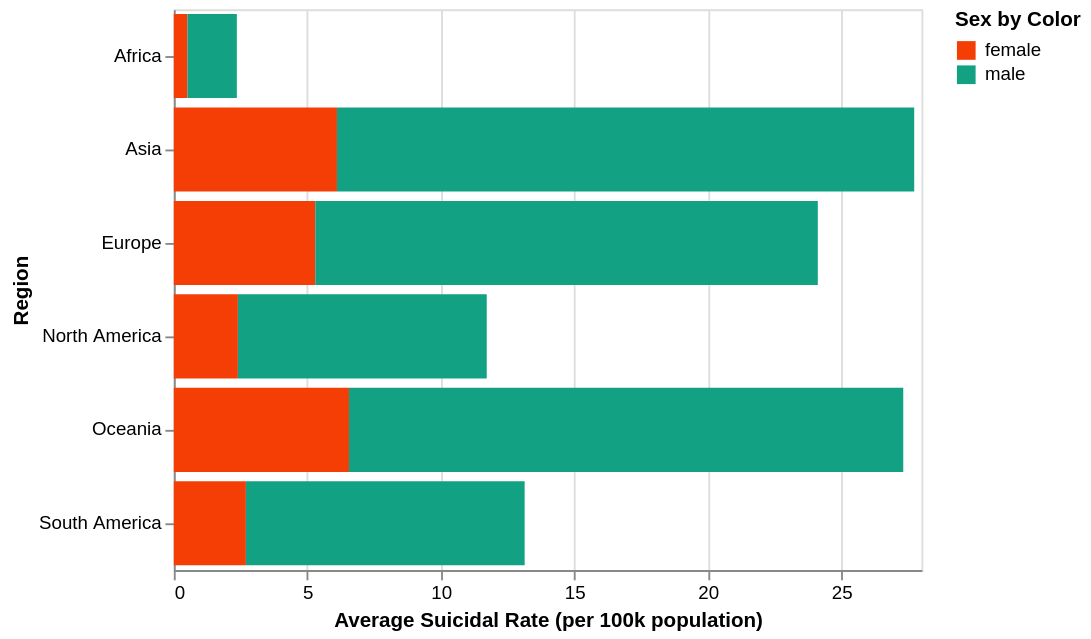

Express this chart as Vega-Lite.
### Vega-Lite specification from a JSON file in a GitHub repository (floating-point values rounded to 4 significant figures)
{"config": {"view": {"width": 400, "height": 300}, "mark": {"tooltip": null}}, "data": {"name": "data-42a7afd694ff3e6433cf3f38a9e40f02"}, "mark": "bar", "encoding": {"color": {"condition": {"type": "nominal", "field": "sex", "legend": {"title": "Sex by Color"}, "scale": {"domain": ["female", "male"], "range": ["#f43e06", "#12a182"]}, "selection": "selector012"}, "value": "lightgray"}, "tooltip": [{"type": "nominal", "field": "region"}, {"type": "nominal", "field": "sex"}, {"type": "quantitative", "field": "suicidal_rate"}], "x": {"type": "quantitative", "axis": {"tickMinStep": 4, "title": "Average Suicidal Rate (per 100k population)"}, "field": "suicidal_rate"}, "y": {"type": "nominal", "axis": {"title": "Region"}, "field": "region"}}, "selection": {"selector012": {"type": "single", "on": "mouseover", "fields": ["suicidal_rate"], "empty": "all"}}, "$schema": "https://vega.github.io/schema/vega-lite/v3.4.0.json", "datasets": {"data-42a7afd694ff3e6433cf3f38a9e40f02": [{"region": "Africa", "sex": "female", "suicidal_rate": 0.51}, {"region": "Africa", "sex": "male", "suicidal_rate": 1.85}, {"region": "Asia", "sex": "female", "suicidal_rate": 6.11}, {"region": "Asia", "sex": "male", "suicidal_rate": 21.62}, {"region": "Europe", "sex": "female", "suicidal_rate": 5.3}, {"region": "Europe", "sex": "male", "suicidal_rate": 18.82}, {"region": "North America", "sex": "female", "suicidal_rate": 2.4}, {"region": "North America", "sex": "male", "suicidal_rate": 9.32}, {"region": "Oceania", "sex": "female", "suicidal_rate": 6.56}, {"region": "Oceania", "sex": "male", "suicidal_rate": 20.76}, {"region": "South America", "sex": "female", "suicidal_rate": 2.7}, {"region": "South America", "sex": "male", "suicidal_rate": 10.44}]}}
